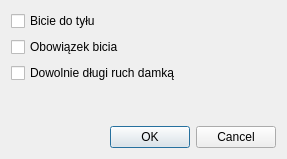
<?xml version="1.0" encoding="UTF-8"?>
<ui version="4.0">
 <class>CheckersRules</class>
 <widget class="QDialog" name="CheckersRules">
  <property name="geometry">
   <rect>
    <x>0</x>
    <y>0</y>
    <width>287</width>
    <height>159</height>
   </rect>
  </property>
  <property name="windowTitle">
   <string>Zasady warcabów</string>
  </property>
  <layout class="QVBoxLayout" name="verticalLayout">
   <item>
    <widget class="QCheckBox" name="checkBox">
     <property name="text">
      <string>Bicie do tyłu</string>
     </property>
    </widget>
   </item>
   <item>
    <widget class="QCheckBox" name="checkBox_2">
     <property name="text">
      <string>Obowiązek bicia</string>
     </property>
    </widget>
   </item>
   <item>
    <widget class="QCheckBox" name="checkBox_3">
     <property name="text">
      <string>Dowolnie długi ruch damką</string>
     </property>
    </widget>
   </item>
   <item>
    <spacer name="verticalSpacer">
     <property name="orientation">
      <enum>Qt::Vertical</enum>
     </property>
     <property name="sizeHint" stdset="0">
      <size>
       <width>20</width>
       <height>40</height>
      </size>
     </property>
    </spacer>
   </item>
   <item>
    <widget class="QDialogButtonBox" name="buttonBox">
     <property name="orientation">
      <enum>Qt::Horizontal</enum>
     </property>
     <property name="standardButtons">
      <set>QDialogButtonBox::Cancel|QDialogButtonBox::Ok</set>
     </property>
    </widget>
   </item>
  </layout>
 </widget>
 <resources/>
 <connections>
  <connection>
   <sender>buttonBox</sender>
   <signal>accepted()</signal>
   <receiver>CheckersRules</receiver>
   <slot>accept()</slot>
   <hints>
    <hint type="sourcelabel">
     <x>248</x>
     <y>254</y>
    </hint>
    <hint type="destinationlabel">
     <x>157</x>
     <y>274</y>
    </hint>
   </hints>
  </connection>
  <connection>
   <sender>buttonBox</sender>
   <signal>rejected()</signal>
   <receiver>CheckersRules</receiver>
   <slot>reject()</slot>
   <hints>
    <hint type="sourcelabel">
     <x>316</x>
     <y>260</y>
    </hint>
    <hint type="destinationlabel">
     <x>286</x>
     <y>274</y>
    </hint>
   </hints>
  </connection>
 </connections>
</ui>
